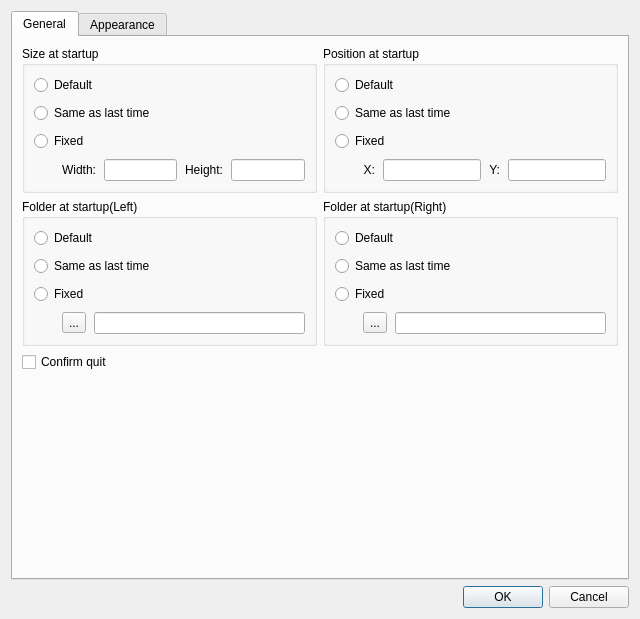
<?xml version="1.0" encoding="UTF-8"?>
<ui version="4.0">
 <class>OptionDialog</class>
 <widget class="QDialog" name="OptionDialog">
  <property name="geometry">
   <rect>
    <x>0</x>
    <y>0</y>
    <width>640</width>
    <height>619</height>
   </rect>
  </property>
  <property name="windowTitle">
   <string>Dialog</string>
  </property>
  <layout class="QVBoxLayout" name="verticalLayout">
   <item>
    <widget class="QTabWidget" name="tabWidget">
     <property name="currentIndex">
      <number>0</number>
     </property>
     <widget class="QWidget" name="generalTab">
      <attribute name="title">
       <string>General</string>
      </attribute>
      <layout class="QGridLayout" name="gridLayout" columnstretch="1,1">
       <property name="spacing">
        <number>-1</number>
       </property>
       <item row="0" column="1">
        <widget class="QGroupBox" name="generalPositionAtStartupGroupBox">
         <property name="title">
          <string>Position at startup</string>
         </property>
         <layout class="QGridLayout" name="gridLayout_5">
          <property name="spacing">
           <number>8</number>
          </property>
          <item row="3" column="1">
           <widget class="QLabel" name="generalPositionXLabel">
            <property name="text">
             <string>X:</string>
            </property>
            <property name="alignment">
             <set>Qt::AlignRight|Qt::AlignTrailing|Qt::AlignVCenter</set>
            </property>
           </widget>
          </item>
          <item row="3" column="4">
           <widget class="QLineEdit" name="generalPositionYLineEdit"/>
          </item>
          <item row="3" column="0">
           <spacer name="generalPositionHorizontalSpacer">
            <property name="orientation">
             <enum>Qt::Horizontal</enum>
            </property>
            <property name="sizeType">
             <enum>QSizePolicy::Fixed</enum>
            </property>
            <property name="sizeHint" stdset="0">
             <size>
              <width>20</width>
              <height>20</height>
             </size>
            </property>
           </spacer>
          </item>
          <item row="3" column="3">
           <widget class="QLabel" name="generalPositionYLabel">
            <property name="text">
             <string>Y:</string>
            </property>
            <property name="alignment">
             <set>Qt::AlignRight|Qt::AlignTrailing|Qt::AlignVCenter</set>
            </property>
           </widget>
          </item>
          <item row="3" column="2">
           <widget class="QLineEdit" name="generalPositionXLineEdit"/>
          </item>
          <item row="0" column="0" colspan="5">
           <widget class="QRadioButton" name="generalPositionDefaultRadioButton">
            <property name="text">
             <string>Default</string>
            </property>
           </widget>
          </item>
          <item row="1" column="0" colspan="5">
           <widget class="QRadioButton" name="generalPositionLastTimeRadioButton">
            <property name="text">
             <string>Same as last time</string>
            </property>
           </widget>
          </item>
          <item row="2" column="0" colspan="5">
           <widget class="QRadioButton" name="generalPositionFixedRadioButton">
            <property name="text">
             <string>Fixed</string>
            </property>
           </widget>
          </item>
         </layout>
        </widget>
       </item>
       <item row="1" column="1">
        <widget class="QGroupBox" name="generalRightFolderAtStartupGroupBox">
         <property name="title">
          <string>Folder at startup(Right)</string>
         </property>
         <layout class="QGridLayout" name="gridLayout_7">
          <property name="spacing">
           <number>8</number>
          </property>
          <item row="3" column="1">
           <widget class="QToolButton" name="generalRightFolderSelectButton">
            <property name="text">
             <string>...</string>
            </property>
           </widget>
          </item>
          <item row="3" column="0">
           <spacer name="generalRightFolderHorizontalSpacer">
            <property name="orientation">
             <enum>Qt::Horizontal</enum>
            </property>
            <property name="sizeType">
             <enum>QSizePolicy::Fixed</enum>
            </property>
            <property name="sizeHint" stdset="0">
             <size>
              <width>20</width>
              <height>20</height>
             </size>
            </property>
           </spacer>
          </item>
          <item row="3" column="2">
           <widget class="QLineEdit" name="generalRightFolderPathLineEdit"/>
          </item>
          <item row="2" column="0" colspan="3">
           <widget class="QRadioButton" name="generalRightFolderFixedRadioButton">
            <property name="text">
             <string>Fixed</string>
            </property>
           </widget>
          </item>
          <item row="1" column="0" colspan="3">
           <widget class="QRadioButton" name="generalRightFolderLastTimeRadioButton">
            <property name="text">
             <string>Same as last time</string>
            </property>
           </widget>
          </item>
          <item row="0" column="0" colspan="3">
           <widget class="QRadioButton" name="generalRightFolderDefaultRadioButton">
            <property name="text">
             <string>Default</string>
            </property>
           </widget>
          </item>
         </layout>
        </widget>
       </item>
       <item row="1" column="0">
        <widget class="QGroupBox" name="generalLeftFolderAtStartupGroupBox">
         <property name="title">
          <string>Folder at startup(Left)</string>
         </property>
         <layout class="QGridLayout" name="gridLayout_6">
          <property name="spacing">
           <number>8</number>
          </property>
          <item row="3" column="2">
           <widget class="QLineEdit" name="generalLeftFolderPathLineEdit"/>
          </item>
          <item row="3" column="0">
           <spacer name="generalLeftFolderHorizontalSpacer">
            <property name="orientation">
             <enum>Qt::Horizontal</enum>
            </property>
            <property name="sizeType">
             <enum>QSizePolicy::Fixed</enum>
            </property>
            <property name="sizeHint" stdset="0">
             <size>
              <width>20</width>
              <height>20</height>
             </size>
            </property>
           </spacer>
          </item>
          <item row="3" column="1">
           <widget class="QToolButton" name="generalLeftFolderSelectButton">
            <property name="text">
             <string>...</string>
            </property>
           </widget>
          </item>
          <item row="2" column="0" colspan="3">
           <widget class="QRadioButton" name="generalLeftFolderFixedRadioButton">
            <property name="text">
             <string>Fixed</string>
            </property>
           </widget>
          </item>
          <item row="1" column="0" colspan="3">
           <widget class="QRadioButton" name="generalLeftFolderLastTimeRadioButton">
            <property name="text">
             <string>Same as last time</string>
            </property>
           </widget>
          </item>
          <item row="0" column="0" colspan="3">
           <widget class="QRadioButton" name="generalLeftFolderDefaultRadioButton">
            <property name="text">
             <string>Default</string>
            </property>
           </widget>
          </item>
         </layout>
        </widget>
       </item>
       <item row="0" column="0">
        <widget class="QGroupBox" name="generalSizeAtStartupGroupBox">
         <property name="title">
          <string>Size at startup</string>
         </property>
         <layout class="QGridLayout" name="gridLayout_4">
          <property name="spacing">
           <number>8</number>
          </property>
          <item row="7" column="3">
           <widget class="QLabel" name="generalSizeHeightLabel">
            <property name="text">
             <string>Height:</string>
            </property>
            <property name="alignment">
             <set>Qt::AlignRight|Qt::AlignTrailing|Qt::AlignVCenter</set>
            </property>
           </widget>
          </item>
          <item row="7" column="1">
           <widget class="QLabel" name="generalSizeWidthLabel">
            <property name="text">
             <string>Width:</string>
            </property>
            <property name="alignment">
             <set>Qt::AlignRight|Qt::AlignTrailing|Qt::AlignVCenter</set>
            </property>
           </widget>
          </item>
          <item row="7" column="4">
           <widget class="QLineEdit" name="generalSizeHeightLineEdit"/>
          </item>
          <item row="7" column="0">
           <spacer name="generalSizeHorizontalSpacer">
            <property name="orientation">
             <enum>Qt::Horizontal</enum>
            </property>
            <property name="sizeType">
             <enum>QSizePolicy::Fixed</enum>
            </property>
            <property name="sizeHint" stdset="0">
             <size>
              <width>20</width>
              <height>20</height>
             </size>
            </property>
           </spacer>
          </item>
          <item row="7" column="2">
           <widget class="QLineEdit" name="generalSizeWidthLineEdit"/>
          </item>
          <item row="0" column="0" colspan="5">
           <widget class="QRadioButton" name="generalSizeDefaultRadioButton">
            <property name="text">
             <string>Default</string>
            </property>
           </widget>
          </item>
          <item row="2" column="0" colspan="5">
           <widget class="QRadioButton" name="generalSizeLastTimeRadioButton">
            <property name="text">
             <string>Same as last time</string>
            </property>
           </widget>
          </item>
          <item row="3" column="0" colspan="5">
           <widget class="QRadioButton" name="generalSizeFixedRadioButton">
            <property name="text">
             <string>Fixed</string>
            </property>
           </widget>
          </item>
         </layout>
        </widget>
       </item>
       <item row="2" column="0">
        <widget class="QCheckBox" name="generalConfirmQuitCheckBox">
         <property name="text">
          <string>Confirm quit</string>
         </property>
        </widget>
       </item>
       <item row="3" column="0">
        <spacer name="generalVerticalSpacer">
         <property name="orientation">
          <enum>Qt::Vertical</enum>
         </property>
         <property name="sizeHint" stdset="0">
          <size>
           <width>20</width>
           <height>40</height>
          </size>
         </property>
        </spacer>
       </item>
      </layout>
     </widget>
     <widget class="QWidget" name="appearanceTab">
      <attribute name="title">
       <string>Appearance</string>
      </attribute>
      <layout class="QGridLayout" name="gridLayout_13" columnstretch="1,1">
       <item row="2" column="1">
        <widget class="QGroupBox" name="appearanceConsoleGroupBox">
         <property name="title">
          <string>Console</string>
         </property>
         <layout class="QGridLayout" name="gridLayout_14">
          <property name="spacing">
           <number>8</number>
          </property>
          <item row="0" column="0">
           <widget class="QPushButton" name="appearanceConsoleChooseFontPushButton">
            <property name="text">
             <string>Font</string>
            </property>
           </widget>
          </item>
          <item row="0" column="1">
           <widget class="QLabel" name="appearanceConsoleFontLabel">
            <property name="text">
             <string>TextLabel</string>
            </property>
           </widget>
          </item>
          <item row="1" column="0">
           <widget class="QPushButton" name="appearanceConsoleChooseColorPushButton">
            <property name="text">
             <string>Color</string>
            </property>
           </widget>
          </item>
          <item row="1" column="1">
           <widget class="QLineEdit" name="appearanceConsoleLineEdit">
            <property name="focusPolicy">
             <enum>Qt::NoFocus</enum>
            </property>
            <property name="text">
             <string>Sample</string>
            </property>
            <property name="frame">
             <bool>false</bool>
            </property>
            <property name="readOnly">
             <bool>true</bool>
            </property>
           </widget>
          </item>
          <item row="2" column="0">
           <widget class="QPushButton" name="appearanceConsoleChooseBGColorPushButton">
            <property name="text">
             <string>BG Color</string>
            </property>
           </widget>
          </item>
         </layout>
        </widget>
       </item>
       <item row="0" column="0" colspan="2">
        <widget class="QGroupBox" name="appearanceFolderViewGroupBox">
         <property name="title">
          <string>Folder View</string>
         </property>
         <layout class="QVBoxLayout" name="verticalLayout_8">
          <item>
           <widget class="QGroupBox" name="appearanceFolderViewFontGroupBox">
            <property name="title">
             <string>Font</string>
            </property>
            <layout class="QGridLayout" name="gridLayout_2" columnminimumwidth="0,0,0,0,0,0">
             <property name="leftMargin">
              <number>12</number>
             </property>
             <property name="topMargin">
              <number>12</number>
             </property>
             <property name="spacing">
              <number>8</number>
             </property>
             <item row="5" column="1">
              <widget class="QPushButton" name="appearanceFolderViewChooseHiddenColorPushButton">
               <property name="text">
                <string>Color</string>
               </property>
              </widget>
             </item>
             <item row="3" column="4">
              <widget class="QPushButton" name="appearanceFolderViewChooseFolderSelectedColorPushButton">
               <property name="text">
                <string>Color</string>
               </property>
              </widget>
             </item>
             <item row="4" column="1">
              <widget class="QPushButton" name="appearanceFolderViewChooseReadOnlyColorPushButton">
               <property name="text">
                <string>Color</string>
               </property>
              </widget>
             </item>
             <item row="4" column="5">
              <widget class="QLineEdit" name="appearanceFolderViewReadOnlySelectedLineEdit">
               <property name="focusPolicy">
                <enum>Qt::NoFocus</enum>
               </property>
               <property name="text">
                <string>Sample</string>
               </property>
               <property name="frame">
                <bool>false</bool>
               </property>
               <property name="readOnly">
                <bool>true</bool>
               </property>
              </widget>
             </item>
             <item row="3" column="0">
              <widget class="QLabel" name="appearanceFolderViewFolderLabel">
               <property name="text">
                <string>Folder :</string>
               </property>
               <property name="alignment">
                <set>Qt::AlignRight|Qt::AlignTrailing|Qt::AlignVCenter</set>
               </property>
              </widget>
             </item>
             <item row="6" column="4">
              <widget class="QPushButton" name="appearanceFolderViewChooseSystemSelectedColorPushButton">
               <property name="text">
                <string>Color</string>
               </property>
              </widget>
             </item>
             <item row="6" column="0">
              <widget class="QLabel" name="appearanceFolderViewSystemLabel">
               <property name="text">
                <string>System :</string>
               </property>
               <property name="alignment">
                <set>Qt::AlignRight|Qt::AlignTrailing|Qt::AlignVCenter</set>
               </property>
              </widget>
             </item>
             <item row="6" column="1">
              <widget class="QPushButton" name="appearanceFolderViewChooseSystemColorPushButton">
               <property name="text">
                <string>Color</string>
               </property>
              </widget>
             </item>
             <item row="0" column="1" colspan="2">
              <widget class="QLabel" name="appearanceFolderViewFontLabel">
               <property name="text">
                <string>TextLabel</string>
               </property>
              </widget>
             </item>
             <item row="3" column="2">
              <widget class="QLineEdit" name="appearanceFolderViewFolderLineEdit">
               <property name="focusPolicy">
                <enum>Qt::NoFocus</enum>
               </property>
               <property name="text">
                <string>Sample</string>
               </property>
               <property name="frame">
                <bool>false</bool>
               </property>
               <property name="readOnly">
                <bool>true</bool>
               </property>
              </widget>
             </item>
             <item row="4" column="0">
              <widget class="QLabel" name="appearanceFolderViewReadOnlyLabel">
               <property name="text">
                <string>Read only :</string>
               </property>
               <property name="alignment">
                <set>Qt::AlignRight|Qt::AlignTrailing|Qt::AlignVCenter</set>
               </property>
              </widget>
             </item>
             <item row="3" column="1">
              <widget class="QPushButton" name="appearanceFolderViewChooseFolderColorPushButton">
               <property name="text">
                <string>Color</string>
               </property>
              </widget>
             </item>
             <item row="5" column="4">
              <widget class="QPushButton" name="appearanceFolderViewChooseHiddenSelectedColorPushButton">
               <property name="text">
                <string>Color</string>
               </property>
              </widget>
             </item>
             <item row="4" column="4">
              <widget class="QPushButton" name="appearanceFolderViewChooseReadOnlySelectedColorPushButton">
               <property name="text">
                <string>Color</string>
               </property>
              </widget>
             </item>
             <item row="2" column="1">
              <widget class="QPushButton" name="appearanceFolderViewChooseNormalColorPushButton">
               <property name="text">
                <string>Color</string>
               </property>
              </widget>
             </item>
             <item row="5" column="0">
              <widget class="QLabel" name="appearanceFolderViewHiddenLabel">
               <property name="text">
                <string>Hidden :</string>
               </property>
               <property name="alignment">
                <set>Qt::AlignRight|Qt::AlignTrailing|Qt::AlignVCenter</set>
               </property>
              </widget>
             </item>
             <item row="3" column="5">
              <widget class="QLineEdit" name="appearanceFolderViewFolderSelectedLineEdit">
               <property name="focusPolicy">
                <enum>Qt::NoFocus</enum>
               </property>
               <property name="text">
                <string>Sample</string>
               </property>
               <property name="frame">
                <bool>false</bool>
               </property>
               <property name="readOnly">
                <bool>true</bool>
               </property>
              </widget>
             </item>
             <item row="6" column="5">
              <widget class="QLineEdit" name="appearanceFolderViewSystemSelectedLineEdit">
               <property name="focusPolicy">
                <enum>Qt::NoFocus</enum>
               </property>
               <property name="text">
                <string>Sample</string>
               </property>
               <property name="frame">
                <bool>false</bool>
               </property>
               <property name="readOnly">
                <bool>true</bool>
               </property>
              </widget>
             </item>
             <item row="5" column="2">
              <widget class="QLineEdit" name="appearanceFolderViewHiddenLineEdit">
               <property name="focusPolicy">
                <enum>Qt::NoFocus</enum>
               </property>
               <property name="text">
                <string>Sample</string>
               </property>
               <property name="frame">
                <bool>false</bool>
               </property>
               <property name="readOnly">
                <bool>true</bool>
               </property>
              </widget>
             </item>
             <item row="2" column="4">
              <widget class="QPushButton" name="appearanceFolderViewChooseNormalSelectedColorPushButton">
               <property name="text">
                <string>Color</string>
               </property>
              </widget>
             </item>
             <item row="2" column="0">
              <widget class="QLabel" name="appearanceFolderViewNormalLabel">
               <property name="text">
                <string>Normal :</string>
               </property>
               <property name="alignment">
                <set>Qt::AlignRight|Qt::AlignTrailing|Qt::AlignVCenter</set>
               </property>
              </widget>
             </item>
             <item row="7" column="4">
              <widget class="QPushButton" name="appearanceFolderViewChooseSelectedBGColorPushButton">
               <property name="text">
                <string>BG Color</string>
               </property>
              </widget>
             </item>
             <item row="2" column="5">
              <widget class="QLineEdit" name="appearanceFolderViewNormalSelectedLineEdit">
               <property name="focusPolicy">
                <enum>Qt::NoFocus</enum>
               </property>
               <property name="text">
                <string>Sample</string>
               </property>
               <property name="frame">
                <bool>false</bool>
               </property>
               <property name="readOnly">
                <bool>true</bool>
               </property>
              </widget>
             </item>
             <item row="4" column="2">
              <widget class="QLineEdit" name="appearanceFolderViewReadOnlyLineEdit">
               <property name="focusPolicy">
                <enum>Qt::NoFocus</enum>
               </property>
               <property name="text">
                <string>Sample</string>
               </property>
               <property name="frame">
                <bool>false</bool>
               </property>
               <property name="readOnly">
                <bool>true</bool>
               </property>
              </widget>
             </item>
             <item row="5" column="5">
              <widget class="QLineEdit" name="appearanceFolderViewHiddenSelectedLineEdit">
               <property name="focusPolicy">
                <enum>Qt::NoFocus</enum>
               </property>
               <property name="text">
                <string>Sample</string>
               </property>
               <property name="frame">
                <bool>false</bool>
               </property>
               <property name="readOnly">
                <bool>true</bool>
               </property>
              </widget>
             </item>
             <item row="6" column="2">
              <widget class="QLineEdit" name="appearanceFolderViewSystemLineEdit">
               <property name="focusPolicy">
                <enum>Qt::NoFocus</enum>
               </property>
               <property name="text">
                <string>Sample</string>
               </property>
               <property name="frame">
                <bool>false</bool>
               </property>
               <property name="readOnly">
                <bool>true</bool>
               </property>
              </widget>
             </item>
             <item row="2" column="2">
              <widget class="QLineEdit" name="appearanceFolderViewNormalLineEdit">
               <property name="focusPolicy">
                <enum>Qt::NoFocus</enum>
               </property>
               <property name="text">
                <string>Sample</string>
               </property>
               <property name="frame">
                <bool>false</bool>
               </property>
               <property name="readOnly">
                <bool>true</bool>
               </property>
              </widget>
             </item>
             <item row="1" column="1" colspan="2">
              <widget class="QLabel" name="appearanceFolderViewFontColorLabel">
               <property name="font">
                <font>
                 <pointsize>11</pointsize>
                </font>
               </property>
               <property name="text">
                <string>Font Color</string>
               </property>
               <property name="alignment">
                <set>Qt::AlignCenter</set>
               </property>
              </widget>
             </item>
             <item row="0" column="0">
              <widget class="QPushButton" name="appearanceFolderViewChooseFontPushButton">
               <property name="text">
                <string>Font</string>
               </property>
              </widget>
             </item>
             <item row="1" column="4" colspan="2">
              <widget class="QLabel" name="appearanceFolderViewSelectedFontColorLabel">
               <property name="font">
                <font>
                 <pointsize>11</pointsize>
                </font>
               </property>
               <property name="text">
                <string>Selected Font Color</string>
               </property>
               <property name="alignment">
                <set>Qt::AlignCenter</set>
               </property>
              </widget>
             </item>
             <item row="7" column="1">
              <widget class="QPushButton" name="appearanceFolderViewChooseBGColorPushButton">
               <property name="text">
                <string>BG Color</string>
               </property>
              </widget>
             </item>
             <item row="1" column="3" rowspan="7">
              <widget class="Line" name="line">
               <property name="orientation">
                <enum>Qt::Vertical</enum>
               </property>
              </widget>
             </item>
            </layout>
           </widget>
          </item>
          <item>
           <widget class="QGroupBox" name="appearanceFolderViewCursorGroupBox">
            <property name="title">
             <string>Cursor</string>
            </property>
            <layout class="QGridLayout" name="gridLayout_3">
             <property name="spacing">
              <number>8</number>
             </property>
             <item row="0" column="5">
              <widget class="QPushButton" name="appearanceFolderViewChooseCursorInactiveColorPushButton">
               <property name="text">
                <string>Color</string>
               </property>
              </widget>
             </item>
             <item row="0" column="2">
              <widget class="QPushButton" name="appearanceFolderViewChooseCursorColorPushButton">
               <property name="text">
                <string>Color</string>
               </property>
              </widget>
             </item>
             <item row="0" column="3">
              <widget class="QLineEdit" name="appearanceFolderViewCursorLineEdit">
               <property name="focusPolicy">
                <enum>Qt::NoFocus</enum>
               </property>
               <property name="text">
                <string/>
               </property>
               <property name="frame">
                <bool>true</bool>
               </property>
               <property name="readOnly">
                <bool>true</bool>
               </property>
              </widget>
             </item>
             <item row="0" column="1">
              <widget class="QSpinBox" name="appearanceFolderViewCursorWidthSpinBox">
               <property name="suffix">
                <string> px</string>
               </property>
               <property name="minimum">
                <number>1</number>
               </property>
               <property name="maximum">
                <number>10</number>
               </property>
              </widget>
             </item>
             <item row="0" column="0">
              <widget class="QLabel" name="appearanceFolderViewCursorWidthLabel">
               <property name="text">
                <string>Width :</string>
               </property>
               <property name="alignment">
                <set>Qt::AlignRight|Qt::AlignTrailing|Qt::AlignVCenter</set>
               </property>
              </widget>
             </item>
             <item row="0" column="4">
              <widget class="QLabel" name="appearanceFolderViewCursorColorInactiveLabel">
               <property name="text">
                <string>(Inactive)</string>
               </property>
               <property name="alignment">
                <set>Qt::AlignRight|Qt::AlignTrailing|Qt::AlignVCenter</set>
               </property>
              </widget>
             </item>
             <item row="0" column="6">
              <widget class="QLineEdit" name="appearanceFolderViewCursorInactiveLineEdit">
               <property name="focusPolicy">
                <enum>Qt::NoFocus</enum>
               </property>
               <property name="text">
                <string/>
               </property>
               <property name="frame">
                <bool>true</bool>
               </property>
               <property name="readOnly">
                <bool>true</bool>
               </property>
              </widget>
             </item>
            </layout>
           </widget>
          </item>
         </layout>
        </widget>
       </item>
       <item row="3" column="0">
        <spacer name="verticalSpacer">
         <property name="orientation">
          <enum>Qt::Vertical</enum>
         </property>
         <property name="sizeHint" stdset="0">
          <size>
           <width>20</width>
           <height>40</height>
          </size>
         </property>
        </spacer>
       </item>
       <item row="2" column="0">
        <widget class="QGroupBox" name="appearanceFolderPathGroupBox">
         <property name="title">
          <string>Folder Path</string>
         </property>
         <layout class="QGridLayout" name="gridLayout_12">
          <property name="spacing">
           <number>8</number>
          </property>
          <item row="0" column="0">
           <widget class="QPushButton" name="appearanceFolderPathChooseFontPushButton">
            <property name="text">
             <string>Font</string>
            </property>
           </widget>
          </item>
          <item row="0" column="1">
           <widget class="QLabel" name="appearanceFolderPathFontLabel">
            <property name="text">
             <string>TextLabel</string>
            </property>
           </widget>
          </item>
          <item row="1" column="0">
           <widget class="QPushButton" name="appearanceFolderPathChooseColorPushButton">
            <property name="text">
             <string>Color</string>
            </property>
           </widget>
          </item>
          <item row="1" column="1">
           <widget class="QLineEdit" name="appearanceFolderPathLineEdit">
            <property name="focusPolicy">
             <enum>Qt::NoFocus</enum>
            </property>
            <property name="text">
             <string>Sample</string>
            </property>
            <property name="frame">
             <bool>false</bool>
            </property>
            <property name="readOnly">
             <bool>true</bool>
            </property>
           </widget>
          </item>
          <item row="2" column="0">
           <widget class="QPushButton" name="appearanceFolderPathChooseBGColorPushButton">
            <property name="text">
             <string>BG Color</string>
            </property>
           </widget>
          </item>
         </layout>
        </widget>
       </item>
      </layout>
     </widget>
    </widget>
   </item>
   <item>
    <widget class="QDialogButtonBox" name="buttonBox">
     <property name="orientation">
      <enum>Qt::Horizontal</enum>
     </property>
     <property name="standardButtons">
      <set>QDialogButtonBox::Cancel|QDialogButtonBox::Ok</set>
     </property>
    </widget>
   </item>
  </layout>
 </widget>
 <tabstops>
  <tabstop>generalPositionDefaultRadioButton</tabstop>
  <tabstop>generalPositionLastTimeRadioButton</tabstop>
  <tabstop>generalPositionFixedRadioButton</tabstop>
  <tabstop>generalLeftFolderDefaultRadioButton</tabstop>
  <tabstop>generalLeftFolderLastTimeRadioButton</tabstop>
  <tabstop>generalLeftFolderFixedRadioButton</tabstop>
  <tabstop>generalRightFolderDefaultRadioButton</tabstop>
  <tabstop>generalRightFolderLastTimeRadioButton</tabstop>
  <tabstop>generalRightFolderFixedRadioButton</tabstop>
  <tabstop>generalConfirmQuitCheckBox</tabstop>
  <tabstop>appearanceFolderViewChooseFontPushButton</tabstop>
  <tabstop>appearanceFolderViewChooseNormalColorPushButton</tabstop>
  <tabstop>appearanceFolderViewChooseNormalSelectedColorPushButton</tabstop>
  <tabstop>appearanceFolderViewChooseFolderColorPushButton</tabstop>
  <tabstop>appearanceFolderViewChooseFolderSelectedColorPushButton</tabstop>
  <tabstop>appearanceFolderViewChooseReadOnlyColorPushButton</tabstop>
  <tabstop>appearanceFolderViewChooseReadOnlySelectedColorPushButton</tabstop>
  <tabstop>appearanceFolderViewChooseHiddenColorPushButton</tabstop>
  <tabstop>appearanceFolderViewChooseHiddenSelectedColorPushButton</tabstop>
  <tabstop>appearanceFolderViewChooseSystemColorPushButton</tabstop>
  <tabstop>appearanceFolderViewChooseSystemSelectedColorPushButton</tabstop>
  <tabstop>appearanceFolderViewChooseBGColorPushButton</tabstop>
  <tabstop>appearanceFolderViewChooseSelectedBGColorPushButton</tabstop>
  <tabstop>appearanceFolderViewCursorWidthSpinBox</tabstop>
  <tabstop>appearanceFolderViewChooseCursorColorPushButton</tabstop>
  <tabstop>appearanceFolderViewChooseCursorInactiveColorPushButton</tabstop>
  <tabstop>appearanceFolderPathChooseFontPushButton</tabstop>
  <tabstop>appearanceFolderPathChooseColorPushButton</tabstop>
  <tabstop>appearanceFolderPathChooseBGColorPushButton</tabstop>
  <tabstop>appearanceConsoleChooseFontPushButton</tabstop>
  <tabstop>appearanceConsoleChooseColorPushButton</tabstop>
  <tabstop>appearanceConsoleChooseBGColorPushButton</tabstop>
 </tabstops>
 <resources/>
 <connections>
  <connection>
   <sender>buttonBox</sender>
   <signal>accepted()</signal>
   <receiver>OptionDialog</receiver>
   <slot>accept()</slot>
   <hints>
    <hint type="sourcelabel">
     <x>260</x>
     <y>614</y>
    </hint>
    <hint type="destinationlabel">
     <x>157</x>
     <y>274</y>
    </hint>
   </hints>
  </connection>
  <connection>
   <sender>buttonBox</sender>
   <signal>rejected()</signal>
   <receiver>OptionDialog</receiver>
   <slot>reject()</slot>
   <hints>
    <hint type="sourcelabel">
     <x>328</x>
     <y>614</y>
    </hint>
    <hint type="destinationlabel">
     <x>286</x>
     <y>274</y>
    </hint>
   </hints>
  </connection>
 </connections>
</ui>
